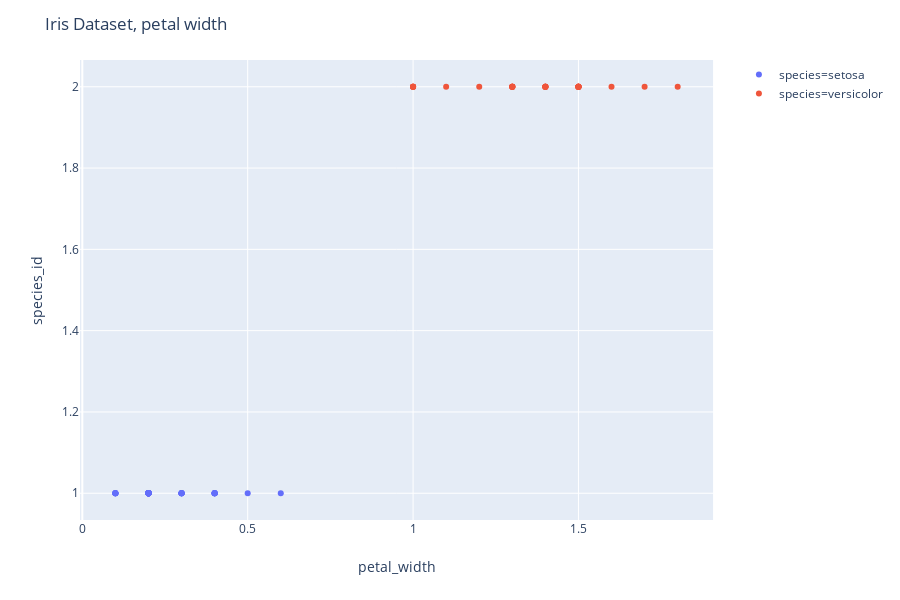

Write notebook code for a chart like this one.
### Markdown cell above
# Visualizing a sample of the dataset

### Code cell
# Display the petal width
iris_px = px.data.iris()
fig = px.scatter(iris_px[:80], y="species_id", x="petal_width", color="species")
fig.update_layout(title="Iris Dataset, petal width")
fig.show()

### Figure 1 — Plotly figure (JSON) as saved in the notebook; plotly's stock layout.template omitted (floating-point values rounded to 4 significant figures)
{"data": [{"hoverlabel": {"namelength": 0}, "hovertemplate": "species=setosa<br>petal_width=%{x}<br>species_id=%{y}", "legendgroup": "species=setosa", "marker": {"color": "#636efa", "symbol": "circle"}, "mode": "markers", "name": "species=setosa", "showlegend": true, "type": "scatter", "x": [0.2, 0.2, 0.2, 0.2, 0.2, 0.4, 0.3, 0.2, 0.2, 0.1, 0.2, 0.2, 0.1, 0.1, 0.2, 0.4, 0.4, 0.3, 0.3, 0.3, 0.2, 0.4, 0.2, 0.5, 0.2, 0.2, 0.4, 0.2, 0.2, 0.2, 0.2, 0.4, 0.1, 0.2, 0.1, 0.2, 0.2, 0.1, 0.2, 0.2, 0.3, 0.3, 0.2, 0.6, 0.4, 0.3, 0.2, 0.2, 0.2, 0.2], "xaxis": "x", "y": [1, 1, 1, 1, 1, 1, 1, 1, 1, 1, 1, 1, 1, 1, 1, 1, 1, 1, 1, 1, 1, 1, 1, 1, 1, 1, 1, 1, 1, 1, 1, 1, 1, 1, 1, 1, 1, 1, 1, 1, 1, 1, 1, 1, 1, 1, 1, 1, 1, 1], "yaxis": "y"}, {"hoverlabel": {"namelength": 0}, "hovertemplate": "species=versicolor<br>petal_width=%{x}<br>species_id=%{y}", "legendgroup": "species=versicolor", "marker": {"color": "#EF553B", "symbol": "circle"}, "mode": "markers", "name": "species=versicolor", "showlegend": true, "type": "scatter", "x": [1.4, 1.5, 1.5, 1.3, 1.5, 1.3, 1.6, 1, 1.3, 1.4, 1, 1.5, 1, 1.4, 1.3, 1.4, 1.5, 1, 1.5, 1.1, 1.8, 1.3, 1.5, 1.2, 1.3, 1.4, 1.4, 1.7, 1.5, 1], "xaxis": "x", "y": [2, 2, 2, 2, 2, 2, 2, 2, 2, 2, 2, 2, 2, 2, 2, 2, 2, 2, 2, 2, 2, 2, 2, 2, 2, 2, 2, 2, 2, 2], "yaxis": "y"}], "layout": {"height": 600, "legend": {"tracegroupgap": 0}, "margin": {"t": 60}, "title": {"text": "Iris Dataset, petal width"}, "xaxis": {"anchor": "y", "domain": [0, 0.98], "title": {"text": "petal_width"}}, "yaxis": {"anchor": "x", "domain": [0, 1], "title": {"text": "species_id"}}}}
